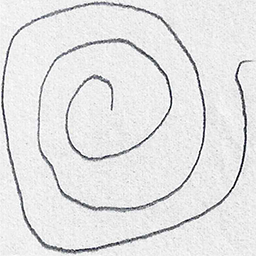
#> input picture neurotrack-ml/data/kaggle_spiral/spiral/training/healthy/V01HE02.png, 256 x 256 px; its folder holds only this picture in this run
$ jupyter execute --allow-errors 02_spiral_model.ipynb   (older library calls are emulated)
#> lines starting #> are read from the running program, lines starting #| are printed output that depends on the picture
[cell 1]
import numpy as np
import pandas as pd
import matplotlib.pyplot as plt
import seaborn as sns
import cv2
import os
import joblib
from sklearn.svm import SVC
from sklearn.preprocessing import StandardScaler
from sklearn.model_selection import (
    GridSearchCV, StratifiedKFold,
    cross_val_score, LeaveOneOut)
from sklearn.metrics import (
    classification_report, roc_auc_score,
    confusion_matrix, ConfusionMatrixDisplay,
    roc_curve)
from sklearn.pipeline import Pipeline
from sklearn.decomposition import PCA

# ── PATHS ──────────────────────────────────────────────────
TRAIN_PATH = '../data/kaggle_spiral/spiral/training'
TEST_PATH  = '../data/kaggle_spiral/spiral/testing'
IMG_SIZE   = 128

# ── LOAD FUNCTION ──────────────────────────────────────────
def load_images(base_path, img_size=128):
    images  = []
    labels  = []
    names   = []

    for label, class_name in enumerate(
            ['healthy', 'parkinson']):
        folder = os.path.join(base_path, class_name)

        if not os.path.exists(folder):
            print(f"Not found: {folder}")
            continue

        files = sorted([
            f for f in os.listdir(folder)
            if f.lower().endswith(
                ('.png','.jpg','.jpeg'))
        ])

        print(f"  {class_name}: {len(files)} images")

        for filename in files:
            path = os.path.join(folder, filename)
            img = cv2.imread(path,
                             cv2.IMREAD_GRAYSCALE)

            if img is None:
                print(f"  Cannot read: {filename}")
                continue

            img = cv2.resize(img, (img_size, img_size))
            img = img / 255.0

            images.append(img)
            labels.append(label)
            names.append(filename)

    return (np.array(images),
            np.array(labels),
            names)

print("Loading training images...")
X_train_img, y_train, train_names = load_images(
    TRAIN_PATH, IMG_SIZE)
#> in load_images, `img = cv2.resize(img, (img_size, img_size))`:
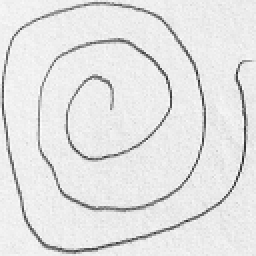
#> img: shape (128, 128) (shown 2 times larger); min 39, max 253, mean 227.6
#> pass 2 of the loop in load_images, `for label, class_name in enumerate(`:
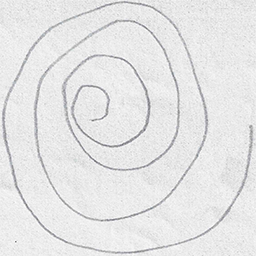
#> input picture neurotrack-ml/data/kaggle_spiral/spiral/training/parkinson/V01PE02.png, 256 x 256 px
#> in load_images, `img = cv2.resize(img, (img_size, img_size))`:
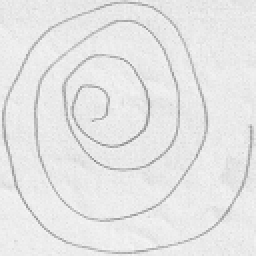
#> img: shape (128, 128) (shown 2 times larger); min 134, max 247, mean 229.5
#> y_train = [0, 1]; train_names = ['V01HE02.png', 'V01PE02.png']

print("\nLoading testing images...")
X_test_img, y_test, test_names = load_images(
    TEST_PATH, IMG_SIZE)
#> pass 2 of the loop in load_images, `for label, class_name in enumerate(`:
#> y_test = [0, 1]; test_names = ['V01HE02.png', 'V01PE02.png']

print(f"\nTraining: {X_train_img.shape}")
#| Training: (2, 128, 128)
print(f"Testing:  {X_test_img.shape}")
#| Testing:  (2, 128, 128)
print(f"\nTraining labels: "
      f"{np.unique(y_train, return_counts=True)}")
#| Training labels: (array([0, 1]), array([1, 1]))
print(f"Testing labels:  "
      f"{np.unique(y_test, return_counts=True)}")
#| Testing labels:  (array([0, 1]), array([1, 1]))

[cell 2]
def extract_spiral_features(image):
    """
    Extract clinically meaningful features
    from one spiral drawing image.

    image: numpy array, shape (128,128), values 0-1
    """
    # Convert back to uint8 for OpenCV operations
    img_uint8 = (image * 255).astype(np.uint8)

    # ── BINARIZE IMAGE ─────────────────────────────────────
    # Convert to black and white
    _, binary = cv2.threshold(
        img_uint8, 127, 255, cv2.THRESH_BINARY_INV)

    # ── EDGE DETECTION ─────────────────────────────────────
    # Find edges — the spiral line
    edges = cv2.Canny(img_uint8, 50, 150)

    # ── FIND CONTOURS ──────────────────────────────────────
    # Contours = the drawn spiral lines
    contours, _ = cv2.findContours(
        binary,
        cv2.RETR_EXTERNAL,
        cv2.CHAIN_APPROX_SIMPLE
    )

    # ── BASIC IMAGE STATISTICS ─────────────────────────────
    # Standard deviation of pixel intensities
    # High std = more irregular = more tremor
    pixel_std  = np.std(image)
    pixel_mean = np.mean(image)
    pixel_max  = np.max(image)

    # ── GRADIENT FEATURES ─────────────────────────────────
    # Sobel gradients measure edge sharpness
    # Shaky lines have irregular gradients
    sobelx = cv2.Sobel(img_uint8, cv2.CV_64F, 1, 0,
                        ksize=3)
    sobely = cv2.Sobel(img_uint8, cv2.CV_64F, 0, 1,
                        ksize=3)

    gradient_magnitude = np.sqrt(
        sobelx**2 + sobely**2)

    grad_mean = np.mean(gradient_magnitude)
    grad_std  = np.std(gradient_magnitude)
    grad_max  = np.max(gradient_magnitude)

    # ── LAPLACIAN (blur measure) ───────────────────────────
    # Tremor causes blurry, thick lines
    laplacian = cv2.Laplacian(img_uint8, cv2.CV_64F)
    laplacian_var = np.var(laplacian)
    laplacian_mean = np.mean(np.abs(laplacian))

    # ── CONTOUR FEATURES ──────────────────────────────────
    if len(contours) > 0:
        # Largest contour = main spiral line
        largest = max(contours, key=cv2.contourArea)

        contour_area      = cv2.contourArea(largest)
        contour_perimeter = cv2.arcLength(
            largest, True)

        # Circularity
        # Perfect circle = 1.0
        # Irregular shape = lower value
        if contour_perimeter > 0:
            circularity = (4 * np.pi * contour_area /
                          (contour_perimeter ** 2))
        else:
            circularity = 0

        # Convex hull — measures how convex the shape is
        hull = cv2.convexHull(largest)
        hull_area = cv2.contourArea(hull)

        # Solidity — area/hull area
        # Lower solidity = more irregular = tremor
        solidity = (contour_area / hull_area
                    if hull_area > 0 else 0)

        # Bounding rectangle aspect ratio
        x, y, w, h = cv2.boundingRect(largest)
        aspect_ratio = w / (h + 1e-10)

        # Extent — contour area / bounding rect area
        extent = (contour_area / (w * h)
                  if w * h > 0 else 0)

        num_contours = len(contours)

    else:
        contour_area      = 0
        contour_perimeter = 0
        circularity       = 0
        solidity          = 0
        aspect_ratio      = 0
        extent            = 0
        num_contours      = 0

    # ── TEXTURE FEATURES ──────────────────────────────────
    # Local Binary Pattern approximation
    # Measures texture regularity

    # Horizontal and vertical difference images
    diff_h = np.abs(np.diff(image, axis=1))
    diff_v = np.abs(np.diff(image, axis=0))

    texture_h_mean = np.mean(diff_h)
    texture_h_std  = np.std(diff_h)
    texture_v_mean = np.mean(diff_v)
    texture_v_std  = np.std(diff_v)

    # ── FREQUENCY FEATURES ────────────────────────────────
    # FFT of image rows — tremor creates
    # high frequency components
    fft_rows = np.fft.fft2(image)
    fft_mag  = np.abs(np.fft.fftshift(fft_rows))

    # High frequency energy ratio
    center = IMG_SIZE // 2
    radius = IMG_SIZE // 4

    # Create circular mask for high freq region
    y_grid, x_grid = np.ogrid[
        -center:IMG_SIZE-center,
        -center:IMG_SIZE-center
    ]
    mask = x_grid**2 + y_grid**2 > radius**2

    high_freq_energy = np.sum(fft_mag[mask])
    total_energy     = np.sum(fft_mag) + 1e-10
    high_freq_ratio  = high_freq_energy / total_energy

    # ── EDGE DENSITY ──────────────────────────────────────
    edge_density = np.sum(edges > 0) / edges.size

    # ── HOG-LIKE FEATURES ─────────────────────────────────
    # Histogram of gradient orientations
    # Captures the direction of spiral lines
    angle = np.arctan2(sobely, sobelx + 1e-10)

    # Bin angles into 8 directions
    hist, _ = np.histogram(
        angle.flatten(),
        bins=8,
        range=(-np.pi, np.pi),
        weights=gradient_magnitude.flatten()
    )
    hist = hist / (hist.sum() + 1e-10)

    # ── COMBINE ALL FEATURES ──────────────────────────────
    features = [
        # Basic statistics
        pixel_std,
        pixel_mean,
        pixel_max,

        # Gradient features
        grad_mean,
        grad_std,
        grad_max,

        # Laplacian
        laplacian_var,
        laplacian_mean,

        # Contour features
        contour_area,
        contour_perimeter,
        circularity,
        solidity,
        aspect_ratio,
        extent,
        num_contours,

        # Texture
        texture_h_mean,
        texture_h_std,
        texture_v_mean,
        texture_v_std,

        # Frequency
        high_freq_ratio,

        # Edge density
        edge_density,
    ]

    # Add HOG-like histogram (8 values)
    features.extend(hist.tolist())

    # Total: 29 features
    return np.array(features)

# ── EXTRACT FEATURES FROM ALL IMAGES ──────────────────────
print("Extracting features from training images...")
X_train_features = []
for i, img in enumerate(X_train_img):
    feat = extract_spiral_features(img)
    X_train_features.append(feat)
    if (i+1) % 20 == 0:
        print(f"  Processed {i+1}/{len(X_train_img)}")
#> this loop made 2 passes
#> (contours in extract_spiral_features, pixel_std in extract_spiral_features, pixel_mean in extract_spiral_features, pixel_max in extract_spiral_features, grad_mean in extract_spiral_features, grad_std in extract_spiral_features, grad_max in extract_spiral_features, laplacian_var in extract_spiral_features) on pass 1: (92 contours, all with area under 20, 0.119, 0.892, 0.992, 80.57, 148.3, 743.6, 5261)
#> (pixel_std in extract_spiral_features, pixel_mean in extract_spiral_features, pixel_max in extract_spiral_features, grad_mean in extract_spiral_features, grad_std in extract_spiral_features, grad_max in extract_spiral_features, laplacian_var in extract_spiral_features, laplacian_mean in extract_spiral_features) on pass 2: (0.0566, 0.9, 0.969, 44.26, 65.97, 346.6, 1555.1, 22.37)
#> pass 1, in extract_spiral_features, `_, binary = cv2.threshold( img_uint8, 127, 255, cv2.THRESH_BINARY_INV)`:
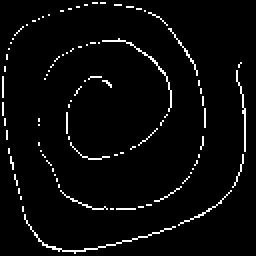
#> binary: shape (128, 128) (shown 2 times larger); 3.6% white in thin lines or dots
#> pass 1, in extract_spiral_features, `edges = cv2.Canny(img_uint8, 50, 150)`:
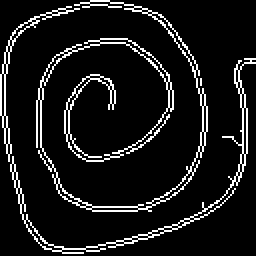
#> edges: shape (128, 128) (shown 2 times larger); 9.6% white in thin lines or dots
#> pass 1, in extract_spiral_features, `sobelx = cv2.Sobel(img_uint8, cv2.CV_64F, 1, 0, ksize=3)`:
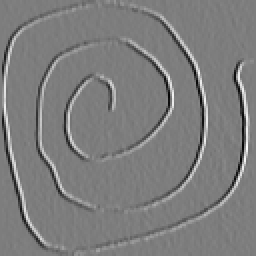
#> sobelx: shape (128, 128) float64 (shown 2 times larger); min -722, max 743, mean 0.5; drawn with min black and max white
#> pass 1, in extract_spiral_features, `sobely = cv2.Sobel(img_uint8, cv2.CV_64F, 0, 1, ksize=3)`:
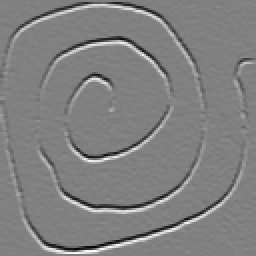
#> sobely: shape (128, 128) float64 (shown 2 times larger); min -670, max 656, mean 0.2; drawn with min black and max white
#> after the loop, X_train_features = 2 items

X_train_features = np.array(X_train_features)

print("\nExtracting features from testing images...")
X_test_features = []
for img in X_test_img:
    feat = extract_spiral_features(img)
    X_test_features.append(feat)
#> this loop made 2 passes
#> pass 1, in extract_spiral_features (call 3), `gradient_magnitude = np.sqrt( sobelx**2 + sobely**2)`:
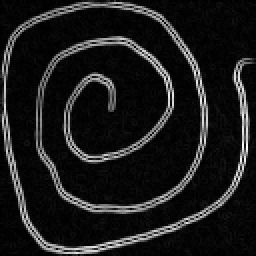
#> gradient_magnitude: shape (128, 128) float64 (shown 2 times larger); min 0, max 743.6, mean 80.6; drawn with min black and max white
#> pass 1, in extract_spiral_features (call 3), `laplacian = cv2.Laplacian(img_uint8, cv2.CV_64F)`:
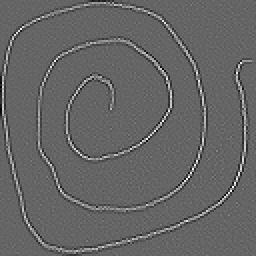
#> laplacian: shape (128, 128) float64 (shown 2 times larger); min -358, max 541, mean -0.3; drawn with min black and max white
#> pass 1, in extract_spiral_features (call 3), `diff_v = np.abs(np.diff(image, axis=0))`:
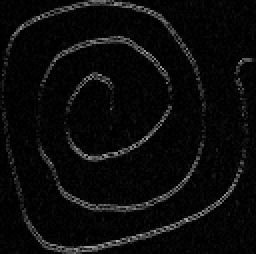
#> diff_v: shape (127, 128) float64 (shown 2 times larger); min 0, max 0.698, mean 0.0443
#> after the loop, X_test_features = 2 items

X_test_features = np.array(X_test_features)

print(f"\nTraining feature matrix: {X_train_features.shape}")
#| Training feature matrix: (2, 29)
print(f"Testing feature matrix:  {X_test_features.shape}")
#| Testing feature matrix:  (2, 29)
print(f"Features per image: {X_train_features.shape[1]}")
#| Features per image: 29

[cell 3]
# ── FEATURE NAMES ──────────────────────────────────────────
feature_names = [
    'pixel_std', 'pixel_mean', 'pixel_max',
    'grad_mean', 'grad_std', 'grad_max',
    'laplacian_var', 'laplacian_mean',
    'contour_area', 'contour_perimeter',
    'circularity', 'solidity',
    'aspect_ratio', 'extent', 'num_contours',
    'texture_h_mean', 'texture_h_std',
    'texture_v_mean', 'texture_v_std',
    'high_freq_ratio', 'edge_density',
    'hog_0', 'hog_1', 'hog_2', 'hog_3',
    'hog_4', 'hog_5', 'hog_6', 'hog_7'
]

# ── CREATE DATAFRAME ───────────────────────────────────────
df_train = pd.DataFrame(
    X_train_features,
    columns=feature_names
)
#> df_train = table of 2 rows and 29 columns
df_train['label'] = y_train

# ── PLOT KEY FEATURES ──────────────────────────────────────
key_features = [
    'pixel_std', 'grad_std',
    'laplacian_var', 'circularity',
    'solidity', 'high_freq_ratio',
    'edge_density', 'texture_h_std'
]

fig, axes = plt.subplots(2, 4, figsize=(20, 10))

for ax, feat in zip(axes.flat, key_features):
    healthy    = df_train[df_train['label']==0][feat]
    parkinsons = df_train[df_train['label']==1][feat]

    ax.boxplot(
        [healthy.values, parkinsons.values],
        labels=['Healthy', "Parkinson's"],
        patch_artist=True,
        boxprops=dict(facecolor='lightblue'),
    )
    ax.set_title(feat, fontsize=10,
                  fontweight='bold')
    ax.set_ylabel('Value')

plt.suptitle(
    'Feature Distributions — Healthy vs Parkinson\'s',
    fontsize=14, fontweight='bold'
)
plt.tight_layout()
plt.savefig('../models/spiral_feature_boxplots.png',
            dpi=150)
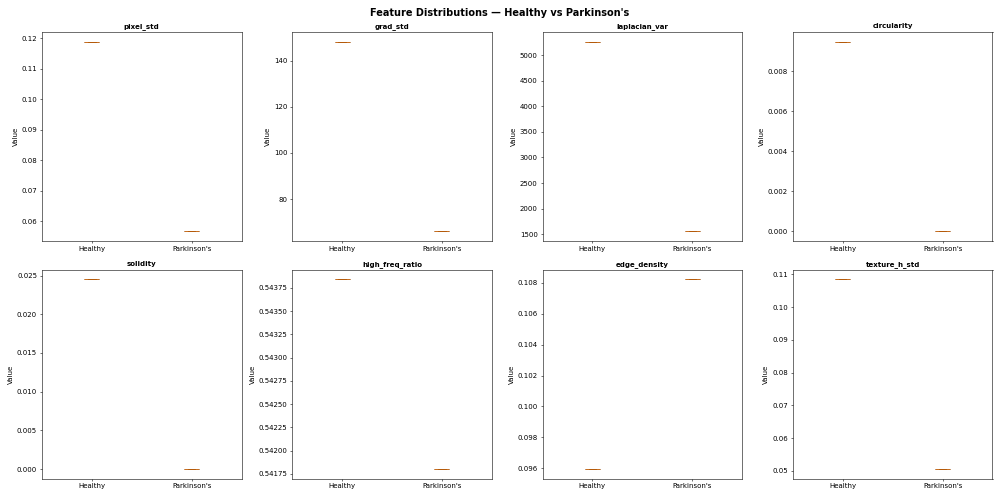
#> figure drawn by matplotlib, 8 panels
plt.show()

# ── PRINT MEAN COMPARISON ──────────────────────────────────
print(f"\n{'Feature':<20} {'Healthy':>12} {'Parkinson':>12}")
print("-" * 46)
for feat in key_features:
    h = df_train[df_train['label']==0][feat].mean()
    p = df_train[df_train['label']==1][feat].mean()
    print(f"{feat:<20} {h:>12.4f} {p:>12.4f}")
#> this loop made 8 passes
#> (h, p) on passes 1 to 8: (0.119, 0.0566), (148.3, 65.97), (5261, 1555.1), (0.00948, 0), (0.0245, 0), (0.544, 0.542), (0.0959, 0.108), (0.108, 0.0505)
#| pixel_std                  0.1188       0.0566
#| grad_std                 148.2892      65.9687
#| laplacian_var           5260.9821    1555.1188
#| circularity                0.0095       0.0000
#| solidity                   0.0245       0.0000
#| high_freq_ratio            0.5438       0.5418
#| edge_density               0.0959       0.1082
#| texture_h_std              0.1084       0.0505

[cell 4]
# ── PCA DIMENSIONALITY REDUCTION ──────────────────────────
# With 72 training samples and 29 features
# PCA reduces overfitting risk
# Keep enough components to explain 95% of variance

from sklearn.decomposition import PCA
from sklearn.preprocessing import StandardScaler

# First scale
scaler = StandardScaler()
X_train_scaled = scaler.fit_transform(X_train_features)
X_test_scaled  = scaler.transform(X_test_features)

# Find optimal PCA components
pca_test = PCA()
pca_test.fit(X_train_scaled)

# Cumulative explained variance
cumvar = np.cumsum(pca_test.explained_variance_ratio_)

plt.figure(figsize=(10, 5))
plt.plot(range(1, len(cumvar)+1), cumvar,
         'bo-', lw=2)
plt.axhline(y=0.95, color='red', linestyle='--',
            label='95% variance')
plt.axhline(y=0.99, color='orange', linestyle='--',
            label='99% variance')
plt.xlabel('Number of Components')
plt.ylabel('Cumulative Explained Variance')
plt.title('PCA — How many components to keep?')
plt.legend()
plt.grid(True, alpha=0.3)
plt.savefig('../models/spiral_pca_variance.png',
            dpi=150)
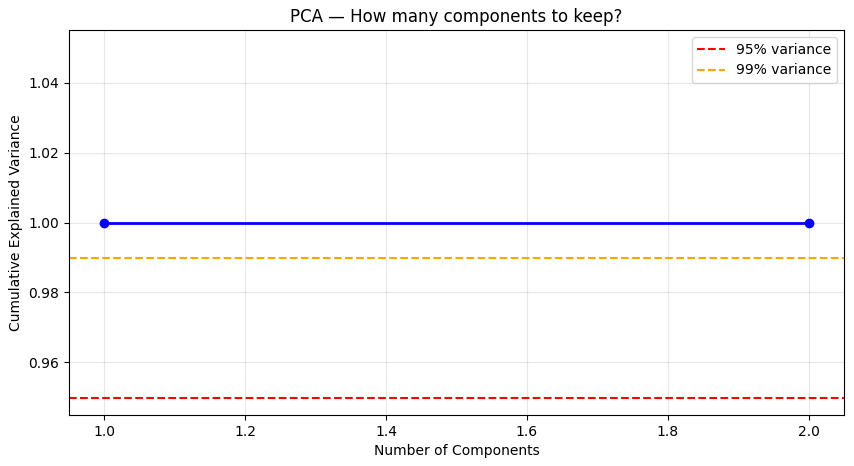
#> figure drawn by matplotlib, 1 panel
plt.show()

# Find components for 95% variance
n_components_95 = np.argmax(cumvar >= 0.95) + 1
n_components_99 = np.argmax(cumvar >= 0.99) + 1
print(f"Components for 95% variance: {n_components_95}")
print(f"Components for 99% variance: {n_components_99}")

# Apply PCA
pca = PCA(n_components=n_components_95,
          random_state=42)
X_train_pca = pca.fit_transform(X_train_scaled)
#> X_train_pca = [-5.39, 5.39]
X_test_pca  = pca.transform(X_test_scaled)
#> X_test_pca = [-5.39, 5.39]

print(f"\nAfter PCA:")
print(f"Training: {X_train_pca.shape}")
#| Training: (2, 1)
print(f"Testing:  {X_test_pca.shape}")
#| Testing:  (2, 1)
